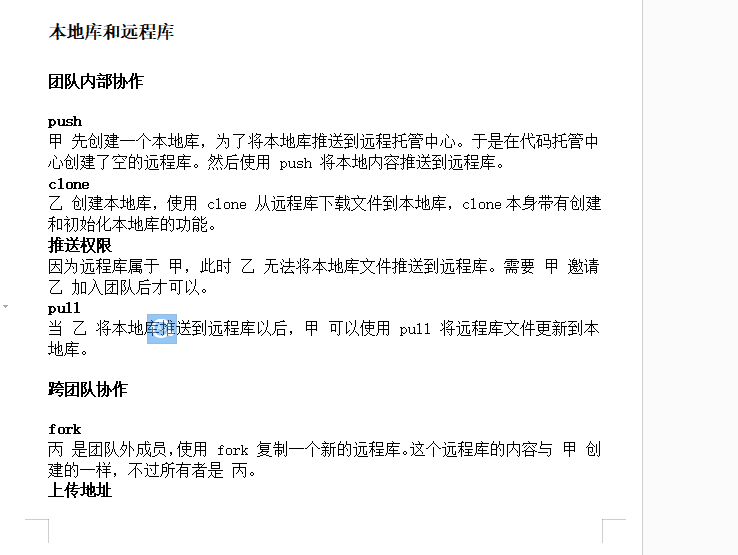
#> input picture data/qq_chat.png, 738 x 555 px, given in place of screenshort.png, which was not available
$ python pictureAnalysis.py
#> lines starting #> are read from the running program, lines starting #| are printed output that depends on the picture; after the words box and inside, x2 and y2 are one past the last pixel; in counts of white or black regions, pixels touching at a corner belong together; pictures that were not available may be replaced by others from this repository, and a replacement may not be noted
### myOrc.py
from PIL import Image
import os
import jsonFile as jF

class myOrc() :
    orcFile = "myOrc.json"     # armyChinese.json
    allFonts = None
    m_jsonFile = None
    m_fontBoxes = None
    def __init__(self, fileName = None) :
        if fileName :
            self.orcFile = fileName
        self.m_jsonFile = jF.jsonFile(os.getcwd() + "\\" + self.orcFile)
        self.allFonts = self.m_jsonFile.jsonGetFile()
        self.m_fontBoxes = fontBoxes()
        if not 'finish' in self.allFonts.keys() :
            self.allFonts['finish'] = []
            self.allFonts['unFinish'] = []
            self.m_jsonFile.jsonSaveFile(self.allFonts)

    # [74 lines left out: functions getString, getChar, comparaChar, addChar, not called in this run]

class fontBoxes() :
    ''' 将图片中的字符提取出一个像素点集合'''
    def getFontBoxes(self, pixdata, size) :
        boxesX, blackpointX, boxesY, blackpointY = self.getCharBoundary(pixdata, size)
        return self.getCharPoint(pixdata, size, boxesX, blackpointX, boxesY, blackpointY)

    # [80 lines left out: functions getCharBoundary, getCharPoint, not called in this run]


# muOcr = myOrc()
# image = Image.open(os.getcwd() + "\\ed.png")
# print(muOcr.getString(image))

### jsonFile.py
import json
from pathlib import Path

class jsonFile():
    '''从json文件中获得json对象。'''

    fileName = None
    def __init__(self, fileName):
        f = Path(fileName)
        if not f.exists() :
            with open(fileName, "w", encoding='utf-8') as f:
                f.write("{}")
        self.fileName = fileName

    def jsonGetFile(self):
        with open(self.fileName, "r", encoding='utf-8') as f:
#> (reads myOrc.json from the repository)
            jsonObject = json.loads(f.read())
        return jsonObject

    def jsonSaveFile(self, jsonObject) :
        with open(self.fileName, "w", encoding='utf-8') as f:
            f.write(json.dumps(jsonObject))

### pictureAnalysis.py
import re
from PIL import Image
import myOrc
import os

class pictureAnalysis() :
    m_myOrc = None
    dialogWidth = 745
    dialogheigth = 965

    def __init__(self) :
        self.m_myOrc = myOrc.myOrc()

    # [44 lines left out: function translateStringToRequest, not called in this run]

    def getImageRequestList(self, imageName) :
        ''' 返回图片中所有捐赠请求信息 '''
        pendingImage = Image.open(imageName)
#> pendingImage is the input picture: PIL image 738x555 P; mean R, G, B 244.1, 244.1, 244.2
        pendingImage = pendingImage.transpose(Image.ROTATE_90)
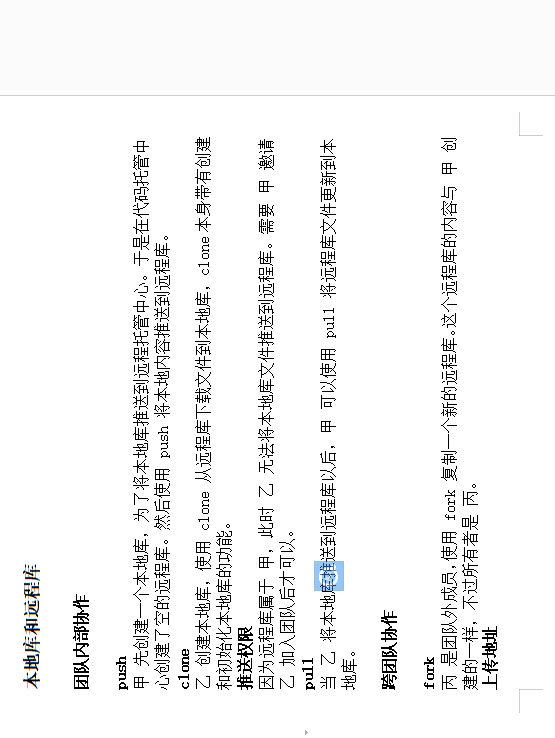
#> pendingImage: PIL image 555x738 P; mean R, G, B 244.1, 244.1, 244.2
        pendingImage = pendingImage.crop((0, 100, self.dialogWidth, self.dialogheigth))
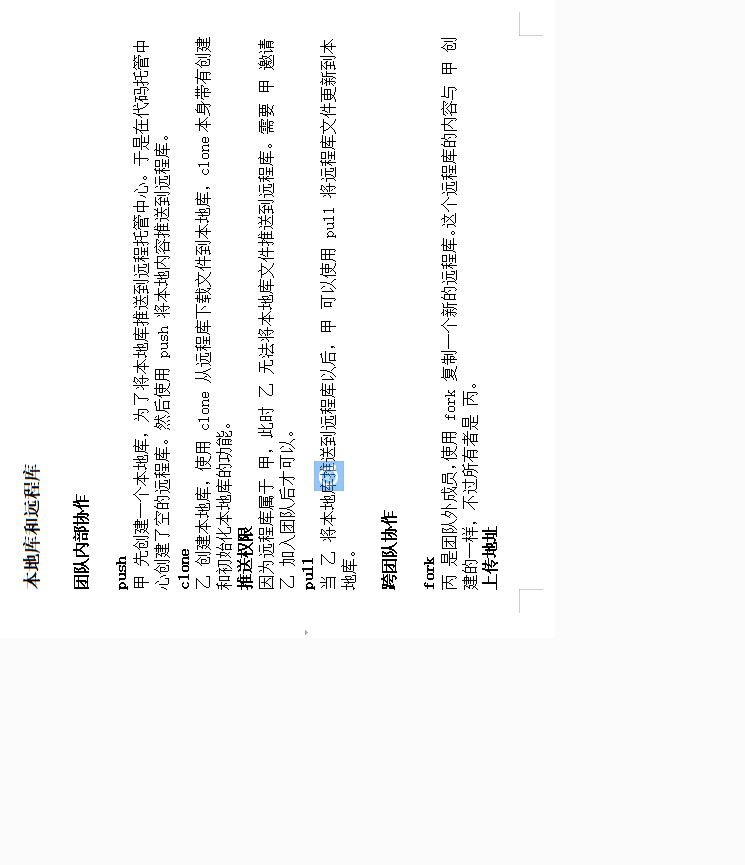
#> pendingImage: PIL image 745x865 P; mean R, G, B 246.6, 246.7, 246.7
        # pendingImage.show()
        # 获得捐赠按钮所在位置
        newImage = self.processImage(pendingImage, lambda x, y, z : not (y > 200 and z < 100))
#> in pasteImage, `newImage = Image.new('RGB', (width, height), (0, 0, 0))`: newImage: PIL image 745x865 RGB; every value is 0
        buttonPostionList = self.locateDialogBoxList(newImage, 600)
#> after the loop in locateDialogBoxList, `while y < image.size[1] :`: box_list = []; y = 865
#> buttonPostionList = []
        # for index in buttonPostionList :
        #     print(index)

        # 获得横线
        newImage = self.processImage(pendingImage, lambda x, y, z : not (y < 50 and z < 50))
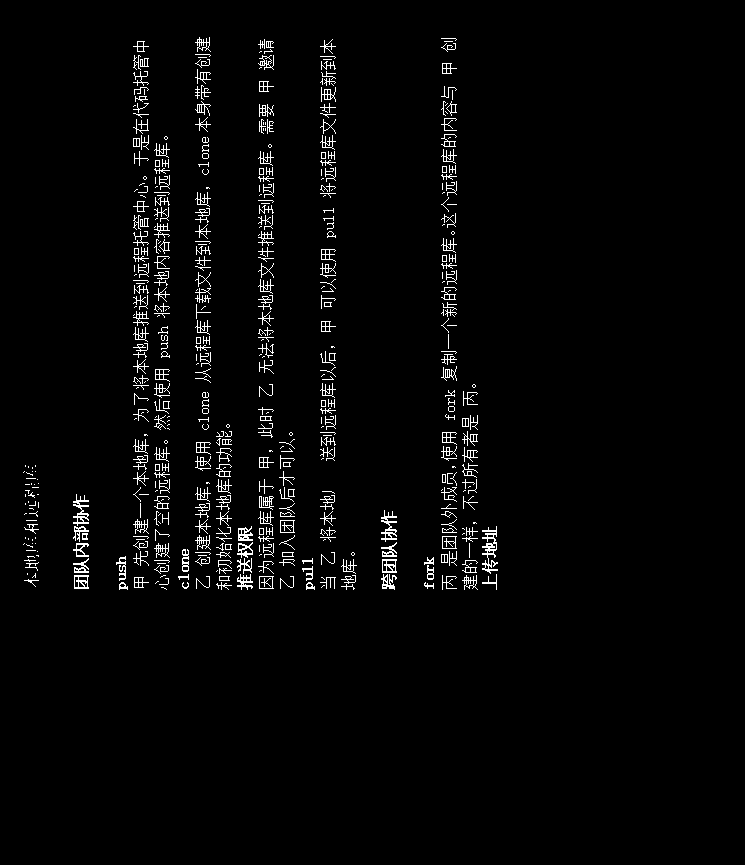
#> newImage: PIL image 745x865 RGB; 2.5% white in thin lines or dots, all inside (x1, y1, x2, y2) = (23, 37, 498, 590)
        horizontalLineList = self.locateDialogBoxList(newImage, 500)
#> horizontalLineList = []
        # for index in horizontalLineList:
        #     print(index)

        # 获得按钮所在的单元
        rangList = []
        for index in buttonPostionList :
            i = 0
            while i < len(horizontalLineList) :
                if index[1] < horizontalLineList[i][1] :
                    rangList.append(i)
                    break
                else :
                    i += 1
                    if i == len(horizontalLineList) :
                        rangList.append(i)
#> this loop made 0 passes
#> after the loop, rangList = []
        # for index in rangList:
        #     print(index)

        # 剪裁按钮所在的位置
        requestList = []
        m = 0
        for index in rangList :
            if index == 0 :
                cellBox = pendingImage.crop((0, 2, 500, horizontalLineList[index][1]))
            elif index == len(horizontalLineList) :
                cellBox = pendingImage.crop((0 , horizontalLineList[index - 1][1] + 84, 500, self.dialogheigth))
            else :
                cellBox = pendingImage.crop((0 , horizontalLineList[index - 1][1] + 84, 500, horizontalLineList[index][1]))
            cellBox = self.processImage(cellBox, lambda x, y, z : x >= 200  and y >= 200 and z >= 200 and abs(x - y) < 3 and abs(x - z) < 3 and abs(y - z) < 3)
            # cellBox.show()
            pendingString = self.m_myOrc.getString(cellBox)
            Request = self.translateStringToRequest(pendingString)
            Request['position'] = buttonPostionList[m]
            m += 1
            requestList.append(Request)
#> after the loop, m = 0; requestList = []
        return requestList

    def locateDialogBoxList(self, image, number):
        image = image.convert("RGB")
        pixdata = image.load()
        box_list = []
        y = 0
        x = number
        while y < image.size[1] :
            if pixdata [x, y] == (255, 255, 255) :
                box = (x , y)
                box_list.append(box)
                y += 100
            else :
                y += 1
        return box_list

    def pasteImage(self, image) :
        width, height = image.size
        newImage = Image.new('RGB', (width, height), (0, 0, 0))
        newImage.paste(image, (0, 0))
        return newImage

    def processImage(self, image, logicExpression) :
        ''' 将图片按照指定算法转化为黑白图片 '''
        newImage = self.pasteImage(image)
        newImage = newImage.convert("RGB")
        pixdata = newImage.load()
        for y in range(newImage.size[1]):
            for x in range(newImage.size[0]):
                if logicExpression(pixdata[x, y][0], pixdata[x, y][1], pixdata[x, y][2]):
                    pixdata[x, y] = (0, 0, 0)
                else:
                    pixdata[x, y] = (255, 255, 255)
        return newImage


instpictureAnalysis = pictureAnalysis()
print(instpictureAnalysis.getImageRequestList(os.getcwd() + "\\picture\\screenshort.png"))
